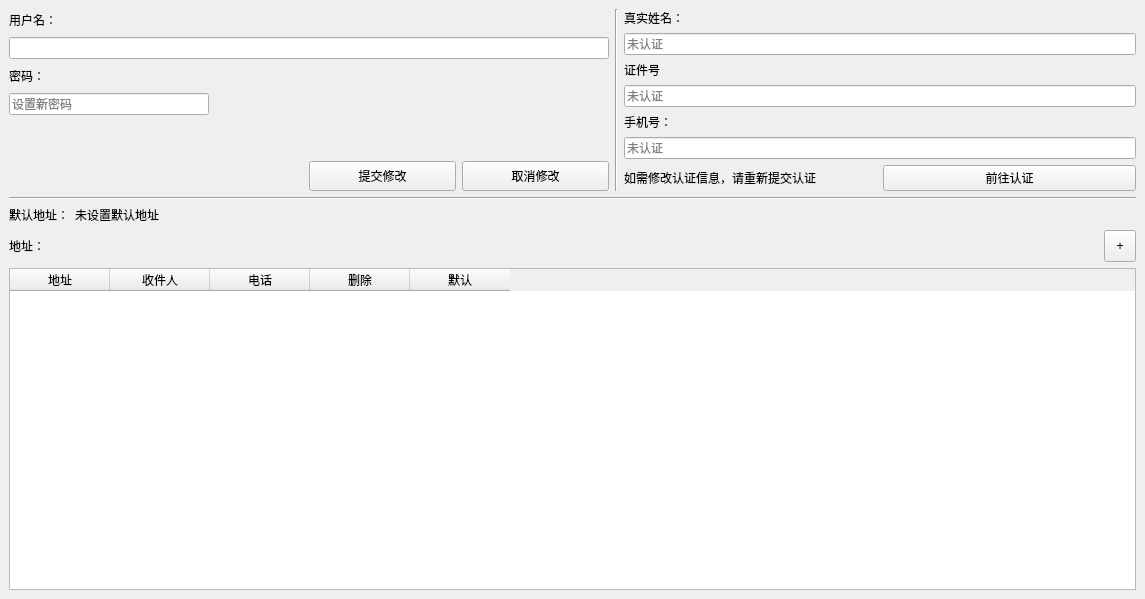
<?xml version="1.0" encoding="UTF-8"?>
<ui version="4.0">
 <class>EditUserWindow</class>
 <widget class="QMainWindow" name="EditUserWindow">
  <property name="geometry">
   <rect>
    <x>0</x>
    <y>0</y>
    <width>1145</width>
    <height>599</height>
   </rect>
  </property>
  <property name="windowTitle">
   <string>用户信息</string>
  </property>
  <widget class="QWidget" name="centralwidget">
   <layout class="QVBoxLayout" name="verticalLayout">
    <item>
     <layout class="QHBoxLayout" name="horizontalLayout_4">
      <item>
       <layout class="QVBoxLayout" name="verticalLayout_2">
        <item>
         <widget class="QLabel" name="label">
          <property name="text">
           <string>用户名：</string>
          </property>
         </widget>
        </item>
        <item>
         <widget class="QLineEdit" name="lineEditName">
          <property name="sizePolicy">
           <sizepolicy hsizetype="Fixed" vsizetype="Fixed">
            <horstretch>0</horstretch>
            <verstretch>0</verstretch>
           </sizepolicy>
          </property>
          <property name="minimumSize">
           <size>
            <width>600</width>
            <height>0</height>
           </size>
          </property>
         </widget>
        </item>
        <item>
         <widget class="QLabel" name="label_2">
          <property name="text">
           <string>密码：</string>
          </property>
         </widget>
        </item>
        <item>
         <widget class="QLineEdit" name="lineEditPassword">
          <property name="sizePolicy">
           <sizepolicy hsizetype="Fixed" vsizetype="Fixed">
            <horstretch>0</horstretch>
            <verstretch>0</verstretch>
           </sizepolicy>
          </property>
          <property name="minimumSize">
           <size>
            <width>200</width>
            <height>0</height>
           </size>
          </property>
          <property name="placeholderText">
           <string>设置新密码</string>
          </property>
         </widget>
        </item>
        <item>
         <spacer name="verticalSpacer">
          <property name="orientation">
           <enum>Qt::Vertical</enum>
          </property>
          <property name="sizeType">
           <enum>QSizePolicy::Minimum</enum>
          </property>
          <property name="sizeHint" stdset="0">
           <size>
            <width>20</width>
            <height>40</height>
           </size>
          </property>
         </spacer>
        </item>
        <item>
         <layout class="QHBoxLayout" name="horizontalLayout">
          <item>
           <spacer name="horizontalSpacer">
            <property name="orientation">
             <enum>Qt::Horizontal</enum>
            </property>
            <property name="sizeType">
             <enum>QSizePolicy::Fixed</enum>
            </property>
            <property name="sizeHint" stdset="0">
             <size>
              <width>300</width>
              <height>20</height>
             </size>
            </property>
           </spacer>
          </item>
          <item>
           <widget class="QPushButton" name="buttonSubmit">
            <property name="minimumSize">
             <size>
              <width>0</width>
              <height>30</height>
             </size>
            </property>
            <property name="text">
             <string>提交修改</string>
            </property>
           </widget>
          </item>
          <item>
           <widget class="QPushButton" name="buttonCancel">
            <property name="minimumSize">
             <size>
              <width>0</width>
              <height>30</height>
             </size>
            </property>
            <property name="text">
             <string>取消修改</string>
            </property>
           </widget>
          </item>
         </layout>
        </item>
       </layout>
      </item>
      <item>
       <widget class="Line" name="line_2">
        <property name="orientation">
         <enum>Qt::Vertical</enum>
        </property>
       </widget>
      </item>
      <item>
       <layout class="QVBoxLayout" name="verticalLayout_3">
        <item>
         <widget class="QLabel" name="label_5">
          <property name="text">
           <string>真实姓名：</string>
          </property>
         </widget>
        </item>
        <item>
         <widget class="QLineEdit" name="lineEditRealName">
          <property name="readOnly">
           <bool>true</bool>
          </property>
          <property name="placeholderText">
           <string>未认证</string>
          </property>
         </widget>
        </item>
        <item>
         <widget class="QLabel" name="label_7">
          <property name="text">
           <string>证件号</string>
          </property>
         </widget>
        </item>
        <item>
         <widget class="QLineEdit" name="lineEditIDNumber">
          <property name="readOnly">
           <bool>true</bool>
          </property>
          <property name="placeholderText">
           <string>未认证</string>
          </property>
         </widget>
        </item>
        <item>
         <widget class="QLabel" name="label_6">
          <property name="text">
           <string>手机号：</string>
          </property>
         </widget>
        </item>
        <item>
         <widget class="QLineEdit" name="lineEditPhone">
          <property name="readOnly">
           <bool>true</bool>
          </property>
          <property name="placeholderText">
           <string>未认证</string>
          </property>
         </widget>
        </item>
        <item>
         <layout class="QHBoxLayout" name="horizontalLayout_5">
          <item>
           <widget class="QLabel" name="label_8">
            <property name="text">
             <string>如需修改认证信息，请重新提交认证</string>
            </property>
           </widget>
          </item>
          <item>
           <widget class="QPushButton" name="buttonSellerApply">
            <property name="text">
             <string>前往认证</string>
            </property>
           </widget>
          </item>
         </layout>
        </item>
       </layout>
      </item>
     </layout>
    </item>
    <item>
     <widget class="Line" name="line">
      <property name="orientation">
       <enum>Qt::Horizontal</enum>
      </property>
     </widget>
    </item>
    <item>
     <layout class="QHBoxLayout" name="horizontalLayout_3">
      <item>
       <widget class="QLabel" name="label_4">
        <property name="sizePolicy">
         <sizepolicy hsizetype="Fixed" vsizetype="Preferred">
          <horstretch>0</horstretch>
          <verstretch>0</verstretch>
         </sizepolicy>
        </property>
        <property name="text">
         <string>默认地址：</string>
        </property>
       </widget>
      </item>
      <item>
       <widget class="QLabel" name="labelDefaultAddress">
        <property name="text">
         <string>未设置默认地址</string>
        </property>
       </widget>
      </item>
     </layout>
    </item>
    <item>
     <layout class="QHBoxLayout" name="horizontalLayout_2">
      <item>
       <widget class="QLabel" name="label_3">
        <property name="text">
         <string>地址：</string>
        </property>
       </widget>
      </item>
      <item>
       <widget class="QToolButton" name="buttonNewAddress">
        <property name="minimumSize">
         <size>
          <width>32</width>
          <height>32</height>
         </size>
        </property>
        <property name="text">
         <string>+</string>
        </property>
       </widget>
      </item>
     </layout>
    </item>
    <item>
     <widget class="QTableWidget" name="tableWidgetAddress">
      <column>
       <property name="text">
        <string>地址</string>
       </property>
      </column>
      <column>
       <property name="text">
        <string>收件人</string>
       </property>
      </column>
      <column>
       <property name="text">
        <string>电话</string>
       </property>
      </column>
      <column>
       <property name="text">
        <string>删除</string>
       </property>
      </column>
      <column>
       <property name="text">
        <string>默认</string>
       </property>
      </column>
     </widget>
    </item>
   </layout>
  </widget>
 </widget>
 <resources/>
 <connections/>
</ui>
